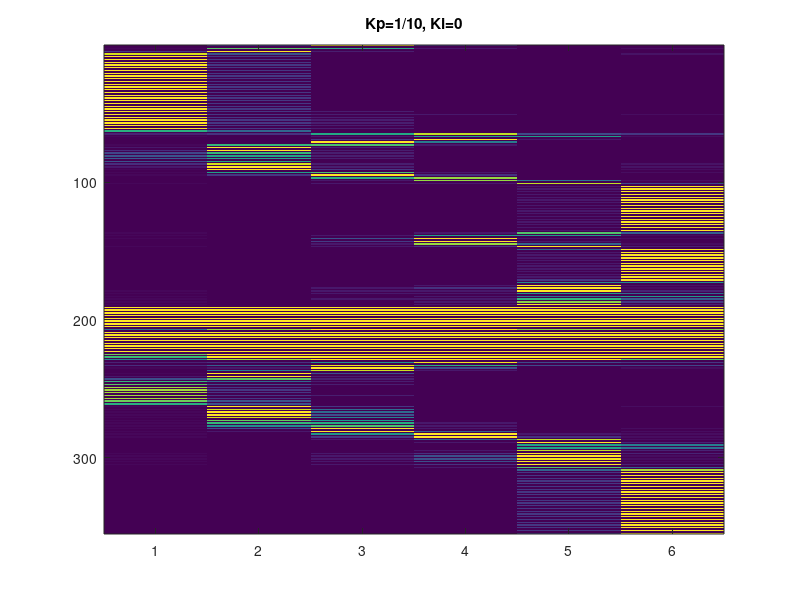
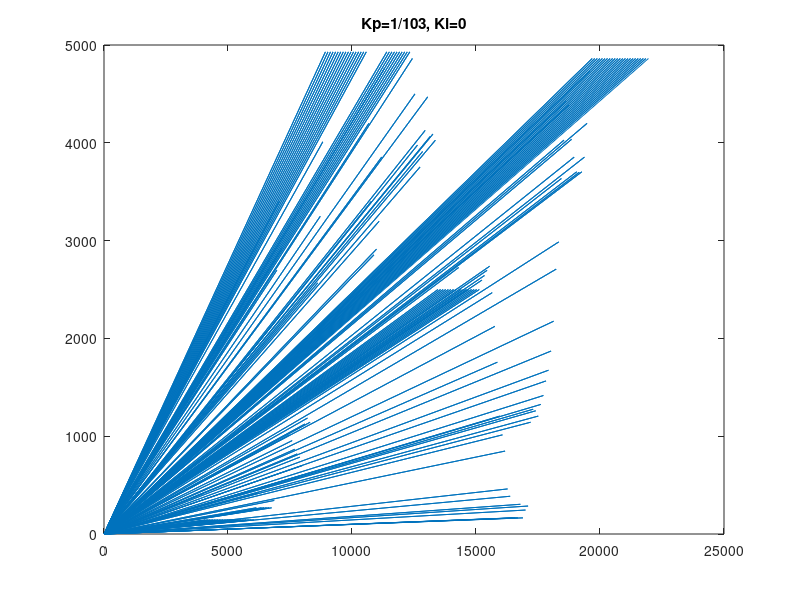

These figures' MATLAB source, in order:
M = csvread('P10I0.csv',2,0);
sensors = M(:,1:6);
weightedAverage = M(:,7);
time = M(:,8);
figure
imagesc(sensors)
title('Kp=1/10, Ki=0')
figure
plot(time,weightedAverage)
title('Kp=1/103, Ki=0')
